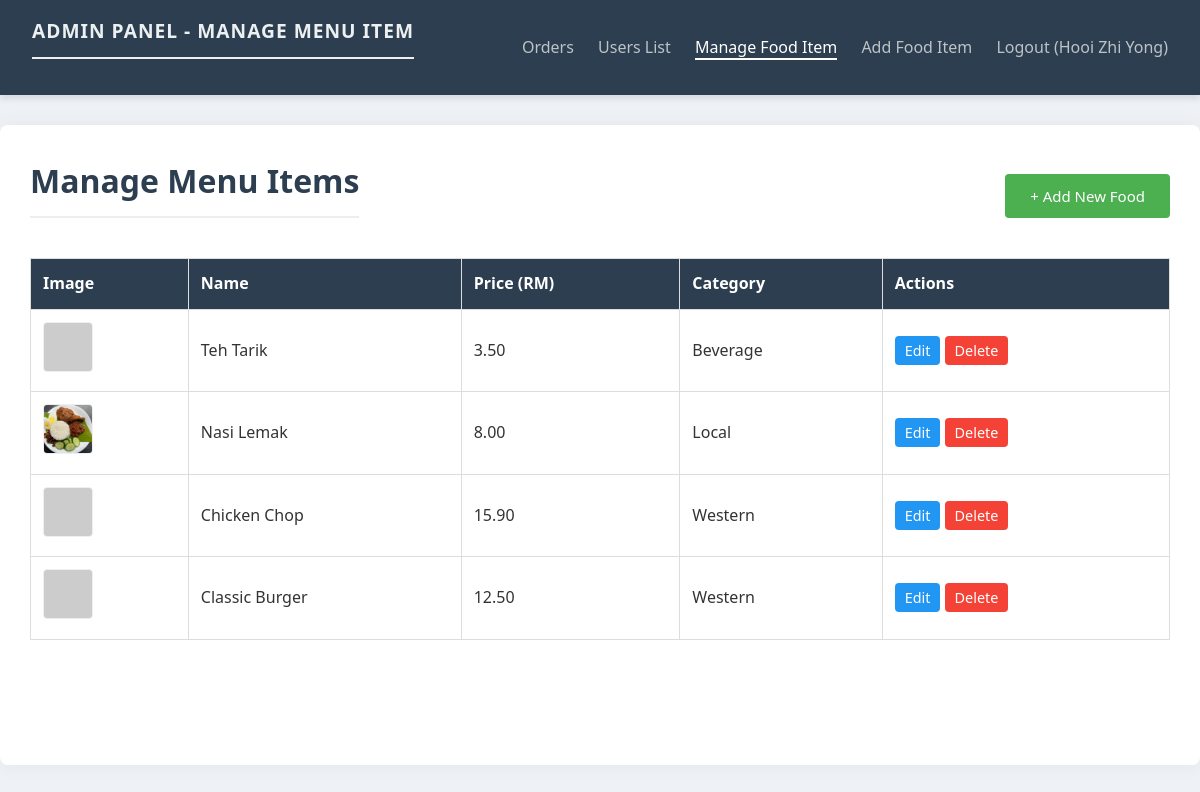
The page /admin/manage_food.php (signed in) on the database its author committed.
### tables this page shows
CREATE TABLE IF NOT EXISTS food_items (
  food_id int(11) NOT NULL AUTO_INCREMENT,
  name varchar(100) NOT NULL,
  description text DEFAULT NULL,
  price decimal(10,2) NOT NULL,
  image_path varchar(255) DEFAULT NULL,
  category varchar(50) DEFAULT NULL,
  is_active tinyint(1) DEFAULT 1,
  PRIMARY KEY (food_id)
);

### admin/manage_food.php (the view, shortened to what this page needs)
<?php
include('../config/db_connect.php');
$sql = "SELECT * FROM food_items ORDER BY category, name";
$result = mysqli_query($conn, $sql);
?>
<!DOCTYPE html>
<html lang="en">
<head>
    <link rel="stylesheet" href="../assets/admin_style.css">
</head>
<body>
    <nav class="navbar">
        <div class="logo"><h2>Admin Panel - Manage Menu Item</h2></div>
        <div class="nav-links">
            <a href="view_orders.php">Orders</a>
            <a href="users_list.php">Users List</a>
            <a href="manage_food.php" style="color: white; border-bottom: 2px solid white;">Manage Food Item</a>
            <a href="add_food.php">Add Food Item</a>
            <a href="../logout.php">Logout (<?php echo htmlspecialchars($_SESSION['username']); ?>)</a>
        </div>
    </nav>
    <div class="container">
        <div style="display:flex; justify-content:space-between; align-items:center;">
            <h1>Manage Menu Items</h1>
            <a href="add_food.php" class="btn" style="background-color: #4CAF50;">+ Add New Food</a>
        </div>
        <table>
            <thead>
                <tr>
                    <th>Image</th>
                    <th>Name</th>
                    <th>Price (RM)</th>
                    <th>Category</th>
                    <th>Actions</th>
                </tr>
            </thead>
            <tbody>
                <?php while($row = mysqli_fetch_assoc($result)): ?>
                    <tr>
                        <td>
                            <?php
                                $img_src = $row['image_path'];
                                if ($img_src && strpos($img_src, 'http') !== 0) {
                                    $img_src = "../assets/images/" . $img_src;
                                }
                            ?>
                            <?php if($img_src): ?>
                                <img src="<?php echo $img_src; ?>" class="thumb" onerror="this.src='https://via.placeholder.com/50?text=x'">
                            <?php else: ?>
                                No Img
                            <?php endif; ?>
                        </td>
                        <td><?php echo htmlspecialchars($row['name']); ?></td>
                        <td><?php echo $row['price']; ?></td>
                        <td><?php echo $row['category']; ?></td>
                        <td>
                            <a href="edit_food.php?id=<?php echo $row['food_id']; ?>" class="btn-edit">Edit</a>
                            <a href="manage_food.php?delete=<?php echo $row['food_id']; ?>"
                               class="btn-delete"
                               onclick="return confirm('Are you sure you want to delete this item? This will also delete the S3 image.');">Delete</a>
                        </td>
                    </tr>
                <?php endwhile; ?>
            </tbody>
        </table>
    </div>
</body>
</html>

### assets/admin_style.css (style rules this page uses)
* { box-sizing: border-box; margin: 0; padding: 0; font-family: 'Segoe UI', Tahoma, Geneva, Verdana, sans-serif; }
body { background-color: #eef2f7; color: #333; line-height: 1.6; }
.navbar { background-color: #2c3e50; padding: 1rem 2rem; display: flex; justify-content: space-between; align-items: center; color: white; box-shadow: 0 4px 6px rgba(0,0,0,0.1); }
.navbar .logo h2 { color: #ecf0f1; text-transform: uppercase; letter-spacing: 1px; font-size: 1.2rem; }
.navbar a { color: #bdc3c7; text-decoration: none; margin-left: 20px; font-weight: 500; transition: color 0.3s; }
.container { max-width: 1200px; margin: 30px auto; padding: 30px; background: white; min-height: 80vh; border-radius: 8px; box-shadow: 0 0 20px rgba(0,0,0,0.05); }
h1, h2 { color: #2c3e50; margin-bottom: 20px; border-bottom: 2px solid #eee; padding-bottom: 10px; }
.btn { display: inline-block; background: #2c3e50; color: #fff; padding: 10px 25px; border: none; cursor: pointer; text-decoration: none; border-radius: 4px; font-size: 15px; }
.btn-edit { background-color: #2980b9; color: white; padding: 6px 12px; text-decoration: none; border-radius: 4px; font-size: 0.9rem; }
.btn-delete { background-color: #c0392b; color: white; padding: 6px 12px; text-decoration: none; border-radius: 4px; font-size: 0.9rem; }
table { width: 100%; border-collapse: collapse; margin-top: 20px; background: white; }
th { background-color: #34495e; color: white; padding: 15px; text-align: left; }
td { padding: 15px; border-bottom: 1px solid #eee; }
img.thumb { width: 60px; height: 60px; object-fit: cover; border-radius: 4px; border: 1px solid #ddd; }

### admin/manage_food.php (style rules this page uses)
table { width: 100%; border-collapse: collapse; background: white; margin-top: 20px; }
th, td { padding: 12px; border: 1px solid #ddd; text-align: left; vertical-align: middle; }
th { background-color: #2c3e50; color: white; }
.btn-edit { background-color: #2196F3; color: white; padding: 5px 10px; text-decoration: none; border-radius: 4px; }
.btn-delete { background-color: #f44336; color: white; padding: 5px 10px; text-decoration: none; border-radius: 4px; }
img.thumb { width: 50px; height: 50px; object-fit: cover; border-radius: 4px; border: 1px solid #eee; }

### rows shown on the page
food_items: name "Teh Tarik", price "3.50", category "Beverage"
food_items: shows a picture, name "Nasi Lemak", price "8.00", category "Local"
food_items: name "Chicken Chop", price "15.90", category "Western"
food_items: name "Classic Burger", price "12.50", category "Western"

### other values the page prints
$_SESSION['username'] "Hooi Zhi Yong"
